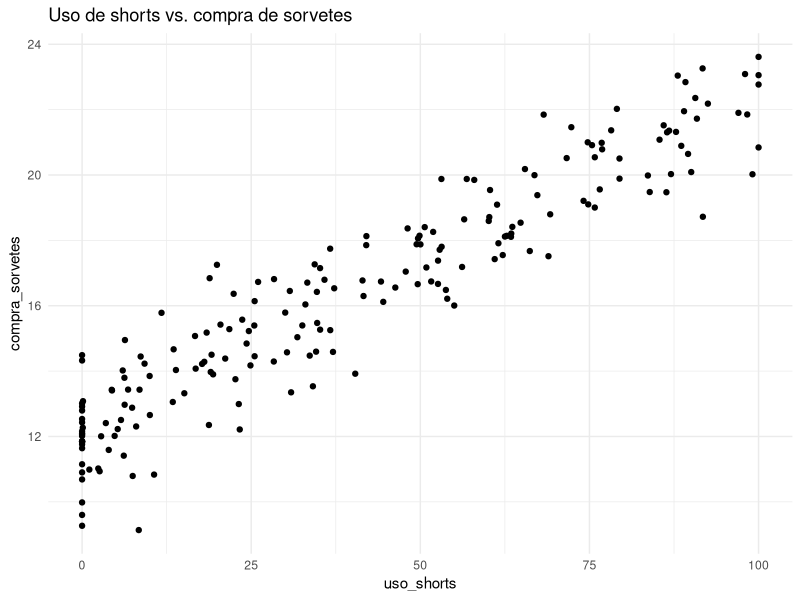

The R source for this figure:
# Podcast: Shorts não vendem sorvete: correlação, causalidade e confundimento
# Código que gera os números da apresentação (causalidade-1.pdf)

library(dplyr)
library(ggplot2)


# =============================================================================
# Uso de shorts vs. compra de sorvetes (slides 13 a 24)
# Correlação espúria: shorts NÃO afeta sorvete; os dois dependem da temperatura
#
#          temperatura
#          /         \
#     uso_shorts   compra_sorvetes
# =============================================================================

set.seed(123)  # para reprodutibilidade

# 200 dias simulados
n <- 200

# Confundidor: temperatura (Celsius), variando de 10 a 35 graus
temperatura <- runif(n, min = 10, max = 35)

# uso_shorts = % de pessoas de shorts no dia (aumenta com a temperatura)
uso_shorts <- pmin(1, pmax(0, (temperatura - 15) / 20)) * 100 + rnorm(n, mean = 0, sd = 5)
uso_shorts <- pmax(0, pmin(100, uso_shorts))  # limita valores entre 0 e 100%

# compra_sorvetes = quantidade de sorvetes comprados no dia (aumenta com a temperatura)
compra_sorvetes <- 5 + 0.5 * temperatura + rnorm(n, mean = 0, sd = 1)

dados <- data.frame(dia = 1:n, temperatura, uso_shorts, compra_sorvetes)

# [Slide 13] Primeiros dias: 7,39 / 12,88 ; 74,82 / 19,10 ; 24,89 / 14,17
# (no slide, 7,395 aparece truncado como 7,39)
dados |>
  select(dia, uso_shorts, compra_sorvetes) |>
  head(3) |>
  print(digits = 4)

# [Slide 14] Correlação: 0,94
cat("Correlação:", round(cor(dados$uso_shorts, dados$compra_sorvetes), 2), "\n")

print(
  ggplot(dados, aes(x = uso_shorts, y = compra_sorvetes)) +
    geom_point() +
    theme_minimal() +
    labs(title = "Uso de shorts vs. compra de sorvetes")
)

# [Slides 15 e 16] compra_sorvetes = 0,1·uso_shorts + 12
modelo_sem_ajuste <- lm(compra_sorvetes ~ uso_shorts, data = dados)
print(summary(modelo_sem_ajuste))

# [Slides 21 e 22] compra_sorvetes = a1·uso_shorts + a2·temperatura + b
# Sem ajuste: shorts 0,104 ***
# Ajustado:   shorts 0,004 (p = 0,72) ; temperatura 0,466 ***
modelo_ajustado <- lm(compra_sorvetes ~ uso_shorts + temperatura, data = dados)
print(summary(modelo_ajustado))


# =============================================================================
# A causa mascarada: tela grande e tempo de tela (slides 25 a 45)
#
# Em todos os mundos o efeito causal verdadeiro é:
#   - ser GenZ:        +20 minutos no tempo de tela
#   - ter tela grande: +10 minutos no tempo de tela
# =============================================================================

set.seed(123)  # para reprodutibilidade

pop_size <- 100000

# -----------------------------------------------------------------------------
# [Slide 25] Mundo 1: GenZ e tela grande são independentes
#   - tempo de tela ~ normal, média ~50 min (não GenZ, sem tela grande)
#   - 30% da população é GenZ
#   - 20% das pessoas têm celular de tela grande
# -----------------------------------------------------------------------------

gen_z <- rbinom(pop_size, size = 1, prob = 0.3)
tela_grande <- rbinom(pop_size, size = 1, prob = 0.2)

population <- tibble(
  id = 1:pop_size,
  gen_z = gen_z,
  tela_grande = tela_grande
) |>
  mutate(
    error_term = rnorm(n = pop_size, mean = 50, sd = 2),
    tempo_tela = error_term + 20 * gen_z + 10 * tela_grande
  )

# [Slide 29] Comparação de médias: ~10 minutos maior
population |>
  summarise(
    mean_tempo_tela = mean(tempo_tela),
    .by = c(tela_grande)
  ) |>
  arrange(tela_grande) |>
  print()

# [Slides 30 e 31] Regressão: tempo_tela = 56.028 + 9.825·tela_grande
print(lm(tempo_tela ~ tela_grande, data = population))

# -----------------------------------------------------------------------------
# [Slide 32] Mundo 2: GenZ compra mais tela grande
#   - mesmas premissas do Mundo 1
#   - novo: 50% dos GenZ que não têm celular de tela grande decidem comprar um
# -----------------------------------------------------------------------------

gen_z <- rbinom(pop_size, size = 1, prob = 0.3)
tela_grande_natural <- rbinom(pop_size, size = 1, prob = 0.2)

population2 <- tibble(
  id = 1:pop_size,
  gen_z = gen_z,
  tela_grande_natural = tela_grande_natural
) |>
  mutate(
    # Só GenZ sem tela grande natural compram uma (50% de chance)
    tela_grande_comprada = if_else(
      gen_z == 1 & tela_grande_natural == 0,
      rbinom(n = pop_size, size = 1, prob = 0.5),
      0L
    ),
    tela_grande = if_else(tela_grande_natural == 1 | tela_grande_comprada == 1, 1, 0),
    error_term = rnorm(n = pop_size, mean = 50, sd = 2),
    tempo_tela = error_term + 20 * gen_z + 10 * tela_grande
  )

# [Slide 36] Comparação de médias: ~17 minutos maior
population2 |>
  summarise(
    mean_tempo_tela = mean(tempo_tela),
    .by = c(tela_grande)
  ) |>
  arrange(tela_grande) |>
  print()

# [Slides 37 e 38] Regressão ingênua: tempo_tela = 53,49 + 17,76·tela_grande
modelo_tela_sem_ajuste <- lm(tempo_tela ~ tela_grande, data = population2)
print(modelo_tela_sem_ajuste)

# [Slides 41 a 44] tempo_tela = a1·tela_grande + a2·gen_z + b
# Regressão: tempo_tela = 10.01·tela_grande + 20·gen_z + 49.99
modelo_tela_ajustado <- lm(tempo_tela ~ tela_grande + gen_z, data = population2)
print(modelo_tela_ajustado)

# [Slide 45] Efeito verdadeiro x sem ajuste x ajustado por gen_z
tibble(
  variavel          = c("tela_grande", "gen_z"),
  efeito_verdadeiro = c(10, 20),
  sem_ajuste        = c(coef(modelo_tela_sem_ajuste)["tela_grande"], NA),
  ajustado_por_gen_z = coef(modelo_tela_ajustado)[c("tela_grande", "gen_z")]
) |>
  mutate(across(c(sem_ajuste, ajustado_por_gen_z), \(x) round(x, 2))) |>
  as.data.frame() |>
  print()


# =============================================================================
# [Slide 46] O que os dois mundos ensinam
# =============================================================================

tibble(
  caso               = c("Shorts x sorvete", "Tela grande x tempo de tela"),
  efeito_causal_real = c(0, 10),
  estimativa_ingenua = c(coef(modelo_sem_ajuste)["uso_shorts"],
                         coef(modelo_tela_sem_ajuste)["tela_grande"]),
  confundidor        = c("temperatura", "ser GenZ"),
  apos_ajuste        = c(coef(modelo_ajustado)["uso_shorts"],
                         coef(modelo_tela_ajustado)["tela_grande"])
) |>
  mutate(across(c(estimativa_ingenua, apos_ajuste), \(x) round(x, 2))) |>
  as.data.frame() |>
  print()
